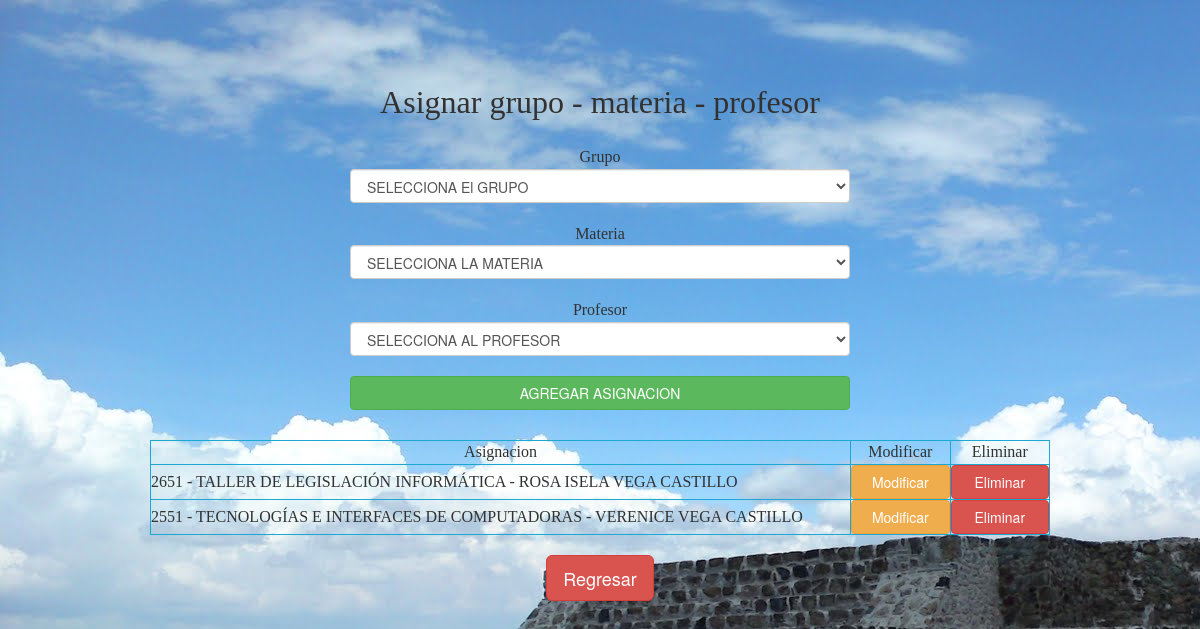
Page /controlador/Tareas/operacionasignacion.php (signed in) on the committed database.
### tables this page shows
CREATE TABLE IF NOT EXISTS `asignacion` (
  `id_asignacion` int(11) NOT NULL AUTO_INCREMENT,
  `id_grupo` int(11) NOT NULL,
  `id_materia` varchar(6) NOT NULL,
  `id_profesor` varchar(9) NOT NULL,
  PRIMARY KEY (`id_asignacion`)
);

CREATE TABLE IF NOT EXISTS `grupos` (
  `id_grupo` int(11) NOT NULL AUTO_INCREMENT,
  `grupo` varchar(4) NOT NULL,
  PRIMARY KEY (`id_grupo`),
  KEY `grupo` (`grupo`)
);

CREATE TABLE IF NOT EXISTS `materias` (
  `id_materia` varchar(6) NOT NULL,
  `nom_materia` varchar(100) NOT NULL,
  PRIMARY KEY (`id_materia`)
);

CREATE TABLE IF NOT EXISTS `alumnos` (
  `matricula` varchar(9) NOT NULL,
  `ape_paterno` varchar(35) NOT NULL,
  `ape_materno` varchar(35) NOT NULL,
  `nombre` varchar(40) NOT NULL,
  `direccion` varchar(60) NOT NULL,
  `tel_casa` varchar(13) NOT NULL,
  `celular` varchar(13) NOT NULL,
  `email` varchar(30) NOT NULL,
  `id_grupo` varchar(4) DEFAULT NULL,
  PRIMARY KEY (`matricula`),
  KEY `id_grupo` (`id_grupo`)
);

### controlador/Tareas/operacionasignacion.php (the view, shortened to what this page needs)
<!DOCTYPE html>
<html lang="es">
<head>
    <link href="../../resources/bootstrap/dist/css/bootstrap.css" rel="stylesheet">
    <link href="../../resources/font-awesome/css/font-awesome.min.css" rel="stylesheet">
    <link rel="stylesheet" type="text/css" href="../../resources/css/sweetalert.css">
</head>
<body background="../../resources/img/acozac2.jpg">
<?php
if(isset($_SESSION["matricula"]) and isset($_SESSION['tipo_usuario'])){
	if($_SESSION['tipo_usuario']==3){
		if(isset($_REQUEST['MODIFICAR'])){
			if($_REQUEST['MODIFICAR']==1){
?>
<br/><br/><br/><br/>
<form method="post" name="modificaa">
<table width="500" border="0" align="center">
  <tbody>
    <tr>
      <td align="center"><font face="Impact" color="#323232" size="6">Asignar grupo - materia - profesor</font><br/><br/></td>
    </tr>
    <tr>
      <td align="center"><font color="#323232" size="3" face="Impact">Grupo</font><br/></td>
    </tr>
    <tr>
      <td align="center">
      	<select name="cn_grupo" required class="form-control">
          <option value="">SELECCIONA El GRUPO</option>
          <?php include("../../entidades/Bases de datos/Consulta_Grupos.php");?>
        </select><br/>
      </td>
    </tr>
    <tr>
      <td align="center"><font face="Impact" color="#323232" size="3">Materia</font><br/></td>
    </tr>
    <tr>
      <td align="center">
      	<select name="cn_materia" required class="form-control">
          <option value="">SELECCIONA LA MATERIA</option>
          <?php include("../../entidades/Bases de datos/Consulta_Materias.php");?>
        </select><br/>
      </td>
    </tr>
    <tr>
      <td align="center"><font face="Impact" color="#323232" size="3">Profesor</font><br/></td>
    </tr>
    <tr>
      <td align="center">
      	<select name="cn_profesor" required class="form-control">
          <option value="">SELECCIONA AL PROFESOR</option>
          <?php include("../../entidades/Bases de datos/Consulta_Profesores.php");?>
        </select><br/>
      </td>
    </tr>
    <tr>
      <td align="center">
      	<input type="hidden" name="cn_asignacion" value="<?php echo $_GET['cn_asignacion'];?>"/>
      	<input type="hidden" name="MODIFICAR" value="2"/>
      	<input type="submit" class="btn btn-success btn-block" name="MODIFICASIGNACION" value="MODIFICAR ASIGNACION" >
      </td>
    </tr>
  </tbody>
</table>
</form>
<?php }else{
		require_once("../../entidades/Bases de datos/conexion.php");
		$query="SELECT * FROM asignacion where (id_grupo = '".$_POST['cn_grupo']."' and id_materia= '".$_POST['cn_materia']."') or id_profesor= '".$_POST['cn_profesor']."'";
			$result = $con-> query($query);
			if(mysqli_num_rows($result)>0){
				mysqli_close($con);
				header("location:operacionasignacion.php");
			}else{
				$query="UPDATE `generatest`.`asignacion` SET `id_grupo`='".$_POST['cn_grupo']."', `id_materia`='".$_POST['cn_materia']."', `id_profesor`='".$_POST['cn_profesor']."' WHERE `id_asignacion`='".$_POST['cn_asignacion']."';";
				$result = $con-> query($query);
				mysqli_close($con);
				header("location:operacionasignacion.php");
			}
		}
	}else{?>
<br/><br/><br/><br/>
<form method="post" name="agregaa">
<table width="500" border="0" align="center">
  <tbody>
    <tr>
      <td align="center"><font face="Impact" color="#323232" size="6">Asignar grupo - materia - profesor</font><br/><br/></td>
    </tr>
    <tr>
      <td align="center"><font color="#323232" size="3" face="Impact">Grupo</font><br/></td>
    </tr>
    <tr>
      <td align="center">
      	<select name="cn_grupo" required class="form-control">
          <option value="">SELECCIONA El GRUPO</option>
        </select><br/>
      </td>
    </tr>
    <tr>
      <td align="center"><font face="Impact" color="#323232" size="3">Materia</font><br/></td>
    </tr>
    <tr>
      <td align="center">
      	<select name="cn_materia" required class="form-control">
          <option value="">SELECCIONA LA MATERIA</option>
        </select><br/>
      </td>
    </tr>
    <tr>
      <td align="center"><font face="Impact" color="#323232" size="3">Profesor</font><br/></td>
    </tr>
    <tr>
      <td align="center">
      	<select name="cn_profesor" required class="form-control">
          <option value="">SELECCIONA AL PROFESOR</option>
        </select><br/>
      </td>
    </tr>
    <tr>
      <td align="center"><input type="submit" class="btn btn-success btn-block" name="AGREGARASIGNACION" value="AGREGAR ASIGNACION" ></td>
    </tr>
  </tbody>
</table>
</form>
<p>&nbsp;</p>
<table width="900" border="1" align="center" bordercolor="#1DA8D3">
  <tbody>
    <tr>
      <td width="690" align="center"><font face="Impact" color="#323232" size="3">Asignacion</font></td>
      <td width="98" align="center"><font face="Impact" color="#323232" size="3">Modificar</font></td>
      <td width="98" align="center"><font face="Impact" color="#323232" size="3">Eliminar</font></td>
    </tr>
    <?php
	require("../../entidades/Bases de datos/conexion.php");
	$query="SELECT id_asignacion, grupos.grupo, materias.nom_materia, alumnos.nombre, alumnos.ape_paterno, alumnos.ape_materno FROM  asignacion,grupos,alumnos,materias where asignacion.id_grupo=grupos.id_grupo and asignacion.id_materia=materias.id_materia and asignacion.id_profesor=alumnos.matricula order by id_asignacion asc";
	$result = $con-> query($query);
	if(mysqli_num_rows($result)>0)
		while($asignacion=mysqli_fetch_array($result)){
	?>
    		<tr>
      			<td><font face="Impact" color="#323232" size="3"><?php echo utf8_encode($asignacion[1]." - ".$asignacion[2]." - ".$asignacion[3]." ".$asignacion[4]." ".$asignacion[5]);?></font></td>
      			<td align="center"><a href="?MODIFICAR=1&<?php echo utf8_encode("cn_asignacion=".$asignacion[0]);?>" class="btn btn-warning btn-block">Modificar</a></td>
      			<td align="center"><a href="?ELIMINAR=1&<?php echo utf8_encode("cn_asignacion=".$asignacion[0]);?>" class="btn btn-danger btn-block">Eliminar</a></td>
    		</tr>
  <?php
		}
}
	?>
  </tbody>
</table>
<?php
	}
}
?>
<br>
<p align="center"><a href="../../workflow/Workpage/workspaceA.php" class="btn btn-danger btn-lg">Regresar</a></p>
</body>
</html>

### rows in the picture
asignacion: id_grupo.ape_materno "2651 - TALLER DE LEGISLACIÓN INFORMÁTICA - ROSA ISELA VEGA CASTILLO"
asignacion: id_grupo.ape_materno "2551 - TECNOLOGÍAS E INTERFACES DE COMPUTADORAS - VERENICE VEGA CASTILLO"
